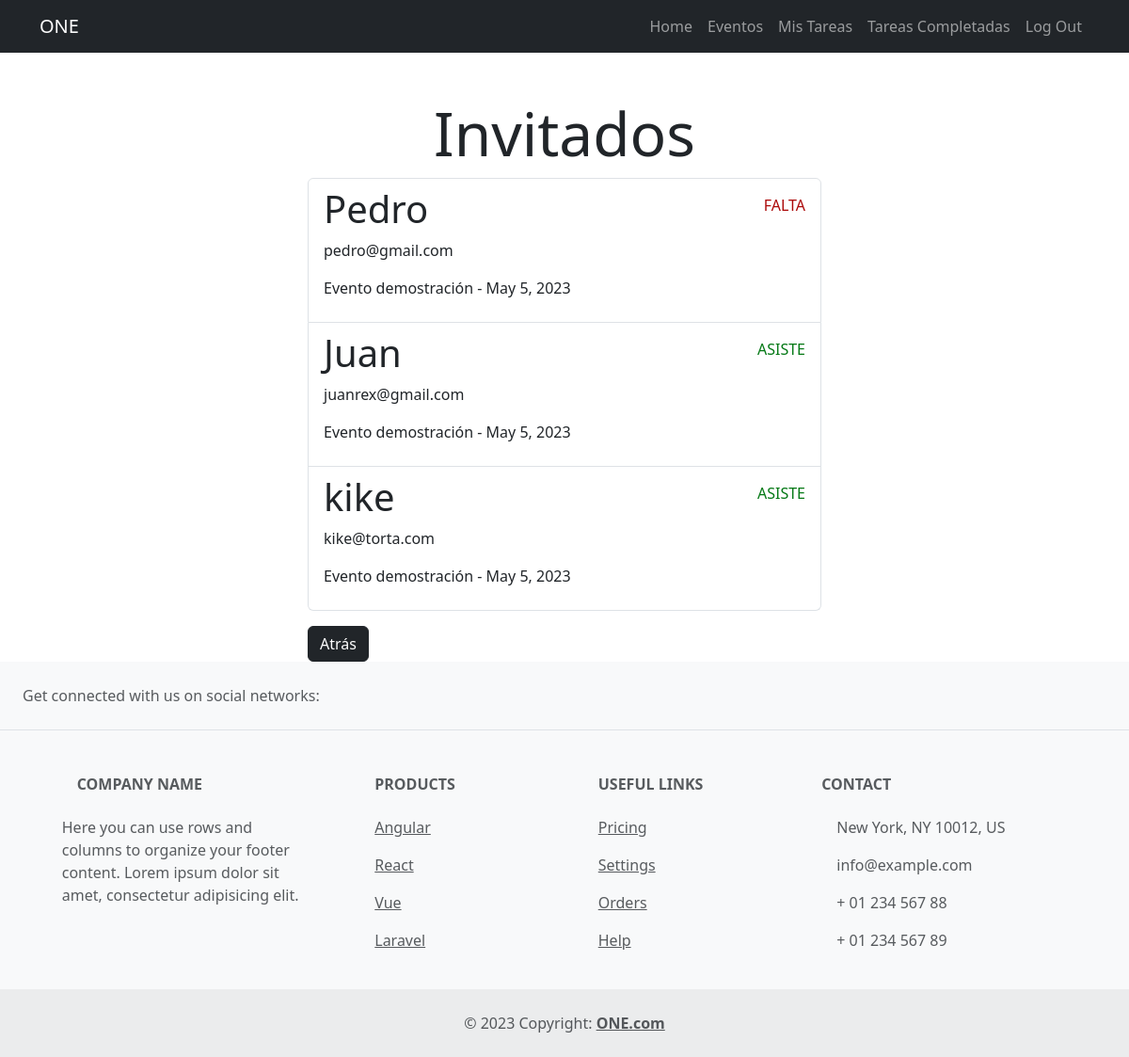
/invitados/10/ (signed in), run on the app's committed database.
### invitados/models.py (models this page shows, shortened)
class Invitado(models.Model):
    nombre = models.CharField(max_length=80)
    correo = models.CharField(max_length=80)
    respuesta = models.CharField(max_length=2, null=True)
    evento = models.ForeignKey(Evento, blank=True , on_delete=models.CASCADE)

### event/models.py (models this page shows, shortened)
class Evento(models.Model):
    nombre = models.CharField(max_length=80)
    descripcion = models.TextField(blank=True)
    fechaCreacion = models.DateTimeField(auto_now_add=True)
    fecha= models.DateField(null = True, blank = True)
    ubicacion = models.CharField(max_length=200)
    user = models.ForeignKey(User, on_delete=models.CASCADE)

### invitados/views.py (the view)
# urls.py: path('invitados/<int:evento_id>/', invitados, name= 'invitados'),
@login_required
def invitados(request, evento_id):
    invitados = Invitado.objects.filter(evento_id=evento_id)
    return render(request, 'invitado.html', {'invitados': invitados})

### invitados/templates/invitado.html (shortened to what this page needs)
{% extends 'base.html' %}
{% block content%}
<main class="container">
    <div class="row">
        <div class="col-md-6 offset-md-3">
            <h1 class="mt-5 text-center display-3">Invitados</h1>
            <ul class="list-group">
                {% for invitado in invitados %}
                <a href="{% url 'invitado_detail' invitado.id invitado.evento.id %}" class="list-group-item">
                    <header class="d-flex justify-content-between">
                        <h1 class="fw-bold-3"> {{invitado.nombre}}</h1>
                        {% if invitado.respuesta == "SI" %}
                            <p class="mt-2" style="color: rgb(5, 121, 22);">ASISTE</p>
                        {% else %}
                            <p class="mt-2" style="color: rgb(172, 9, 9);">FALTA</p>
                        {% endif %}
                    </header>
                    <p> {{invitado.correo}} </p>
                    <p>{{invitado.evento.nombre}} - {{invitado.evento.fecha}} </p>
                </a>
                {% endfor %}
            </ul>
            {% if '/invitados/crear/' not in request.path %}
                <form action="{% url 'eventos' %}"  method="POST">
                    <button class="btn btn-dark mt-3" >Atrás</button>
                </form>
            {% endif %}
        </div>
    </div>
</main>
{% endblock %}

### data on the page
Invitado: nombre "Pedro", respuesta "FALTA", correo "pedro@gmail.com", evento.nombre "Evento demostración", evento.fecha "May 5, 2023"
Invitado: nombre "Juan", respuesta "ASISTE", correo "juanrex@gmail.com", evento.nombre "Evento demostración", evento.fecha "May 5, 2023"
Invitado: nombre "kike", respuesta "ASISTE", correo "kike@torta.com", evento.nombre "Evento demostración", evento.fecha "May 5, 2023"
